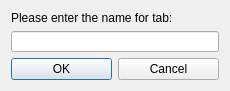
<?xml version="1.0" encoding="UTF-8"?>
<ui version="4.0">
 <class>NewTabDialog</class>
 <widget class="QDialog" name="NewTabDialog">
  <property name="geometry">
   <rect>
    <x>0</x>
    <y>0</y>
    <width>230</width>
    <height>91</height>
   </rect>
  </property>
  <property name="windowTitle">
   <string>Create a new tab</string>
  </property>
  <layout class="QVBoxLayout" name="verticalLayout_2">
   <item>
    <layout class="QVBoxLayout" name="verticalLayout">
     <item>
      <widget class="QLabel" name="label">
       <property name="text">
        <string>&lt;html&gt;&lt;head/&gt;&lt;body&gt;&lt;p&gt;Please enter the name for tab: &lt;/p&gt;&lt;/body&gt;&lt;/html&gt;</string>
       </property>
      </widget>
     </item>
     <item>
      <widget class="QLineEdit" name="lineEdit">
       <property name="minimumSize">
        <size>
         <width>156</width>
         <height>20</height>
        </size>
       </property>
      </widget>
     </item>
     <item>
      <layout class="QHBoxLayout" name="horizontalLayout">
       <item>
        <widget class="QPushButton" name="OKButton">
         <property name="text">
          <string>OK</string>
         </property>
        </widget>
       </item>
       <item>
        <widget class="QPushButton" name="CancelButton">
         <property name="text">
          <string>Cancel</string>
         </property>
        </widget>
       </item>
      </layout>
     </item>
    </layout>
   </item>
  </layout>
 </widget>
 <resources/>
 <connections/>
</ui>
